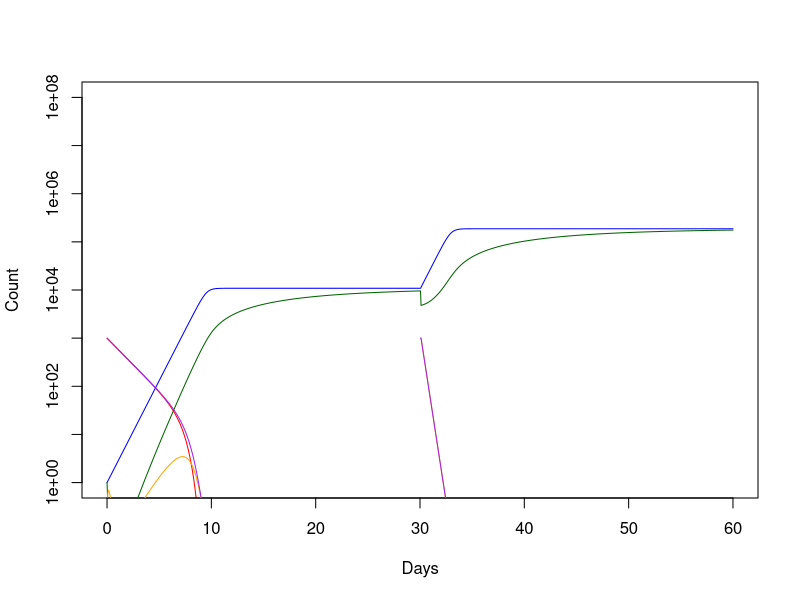

This chart was generated by the following R code:
#Implementation of basic Z+A 2015 model just to make sure I remember
#exactly what I'm doing here

#Graham Northrup June 30

NUMDAYS <- 60
dt <- 0.05
NUMSTEPS <- NUMDAYS/dt
Hf <- rep(0, NUMSTEPS) #free antigen
Hb <- rep(0, NUMSTEPS) #bound antigen
B <- rep(0, NUMSTEPS) #B cells
A <- rep(0, NUMSTEPS) #Antibodies
t <- seq(0, NUMDAYS, dt) #time vector

k <- 0.01 #1/AU*day
dH <- 0.5 #1/day
dB <- 3 #1/day USE FOR ACM 
s <- 1 #1/day
phi <- #AU
a <- 0.1 #1/day
dA <- 0.1 #1/dat
alpha <- 0.01 #USE FOR FIM

Hf[1] <- 1000
B[1] <- 1
A[1] <- 1

HfFUNC <- function(k,dH,A,Hf,t) { #evaluates dHf/dt at given values and time
  return(-k*A[t]*Hf[t] - dH*Hf[t])
}

HbFUNC <- function(k,dH,A,Hf,Hb,t) { #evals Hb ODE
  return(k*A[t]*Hf[t] - dH*Hb[t])
}

BFUNCMask <- function(s,phi,B,Hf,Hb,t) { #B cell ODE
  return((s*B[t]*Hf[t])/(phi + Hf[t]))
}

BFUNCNonMask <- function(s,phi,B,Hf,Hb,t) { #B cell ODE. Also causes weird dynamics
  H <- Hf[t] + Hb[t]
  return((s*B[t]*H)/(phi + H))
}

AFUNC <- function(k,dA,a,B,Hf,A,t) { #Ab ODE
  return(a*B[t] - k*A[t]*Hf[t] - dA*A[t])
}


#Forward Euler first because I want to make sure I'm
#in the right ballpark on this

for (i in 1:NUMSTEPS) {
  if (t[i] == 30) {
    Hf[i+1] = 1000
  } else {
    Hf[i+1] <- Hf[i] + dt*HfFUNC(k,dH,A,Hf,i)
  }
  Hb[i+1] <- Hb[i] + dt*HbFUNC(k,dB,A,Hf,Hb,i)
  B[i+1] <- B[i] + dt*BFUNCNonMask(s,phi,B,Hf,Hb,i)
  A[i+1] <- A[i] + dt*AFUNC(k,dA,a,B,Hf,A,i)
  if (Hf[i+1] < 0.0001) {
    Hf[i+1] <- 0
  }
  if (Hb[i+1] < 0.0001) {
    Hb[i+1] <- 0
  } else if (Hb[i+1] > 1000) {
    Hb[i+1] <- 1000
  }

}

plot(t ,Hf,type='l',col='red',log = 'y', xlim=c(0,60),ylim=c(1,100000000),xlab='Days',ylab='Count')
lines(t,B,type='l',col='blue')
lines(t,A,type='l',col='dark green')
lines(t,Hb,type='l', col='orange')

lines(t,Hf+Hb,type='l', col='purple')


